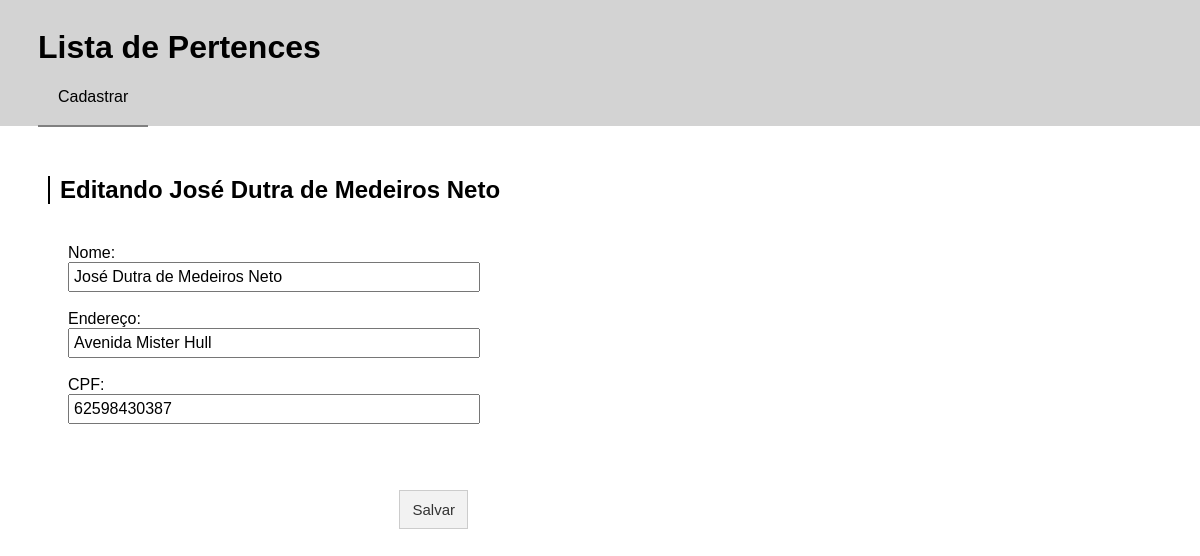
The app's page /pessoa/7/editar/ with its own data.
### crud_app/models.py (models this page shows, shortened)
class Pessoa(models.Model):
    nome_pessoa = models.CharField(max_length=45)
    endereco = models.CharField(max_length=100)
    cpf = models.CharField(max_length=15)

### crud_app/views.py (the view)
# urls.py: url(r'^pessoa/(?P<pk>[0-9]+)/editar/$', views.editarPessoa, name='editarPessoa'),
def editarPessoa(request, pk):
    pessoa = get_object_or_404(Pessoa, pk=pk)
    if request.method == 'POST':
        form = FormPessoa(request.POST, instance=pessoa)
        if form.is_valid():
            pessoa = form.save(commit=False)
            pessoa.save()
            return redirect('detalhes', pk=pessoa.pk)
    else:
        form = FormPessoa(instance=pessoa)
    return render(request, 'crud_app/editarPessoa.html', {'form':form, 'nome_pessoa':pessoa.nome_pessoa})

### crud_app/forms.py
class FormPessoa(ModelForm):
    class Meta:
        model = Pessoa
        fields = ('nome_pessoa', 'endereco', 'cpf')

### crud_app/templates/crud_app/editarPessoa.html
{% extends 'crud_app/base.html' %}
{% block conteudo %}
    <h2 class="titulo">Editando {{ nome_pessoa }}</h2>
    <form method="post">{% csrf_token %}
        Nome: {{ form.nome_pessoa }}<br><br>
        Endereço: {{ form.endereco }}<br><br>
        CPF: {{ form.cpf }}<br><br>
        <br>
        <button class="botao" type="submit">Salvar</button>
    </form>
{% endblock %}

### crud_app/static/css/crud_app.css (style rules this page uses)
html { position: relative; min-height: 100%; }
body { font-family: sans-serif; }
button.botao { display:inline-block; padding:10px 12px; margin: 30px 0px 30px 0px; border:1px solid #ccc; background-color:#f2f2f2; color:#333; font:15px arial, sans-serif; }
form { display: block; margin-top: 40px; margin-bottom: 100px; width: 400px; padding-left: 20px; animation-duration: 1s; animation-name: entra_opacidade; }
form input, textarea { margin: 0px; font-size: 12pt; font-family: Arial, sans-serif; padding: 4px; width: 100%; }
form button { float: right; margin: 20px -10px 0px 0px; }
h2.titulo { border-left: 2px solid black; padding-left: 10px; animation-duration: 2s; animation-name: borda_desliza; }

### records on screen
Pessoa: nome_pessoa "José Dutra de Medeiros Neto", endereco "Avenida Mister Hull", cpf "62598430387"
